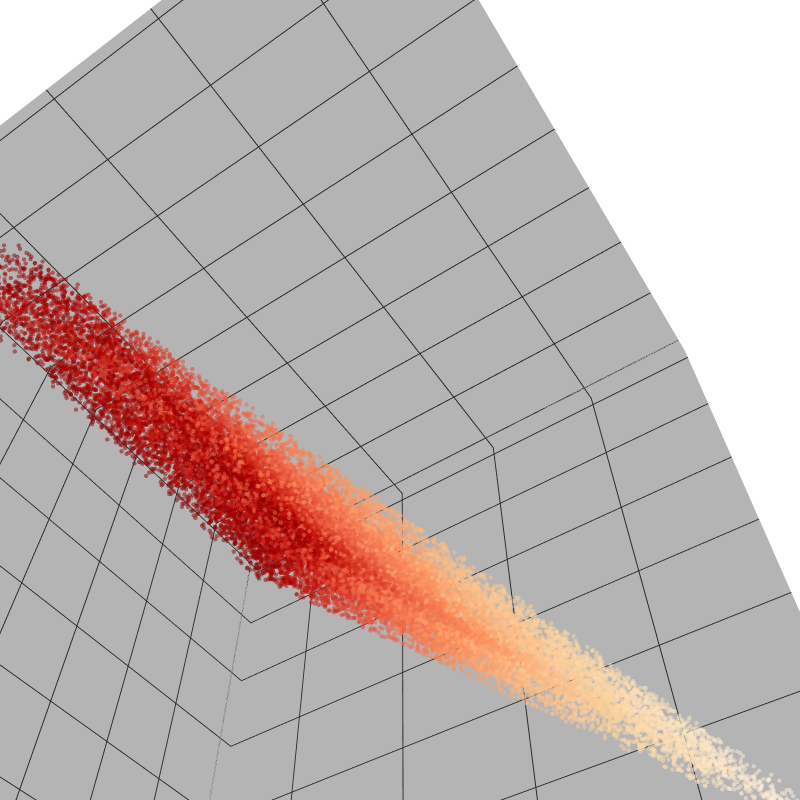

Notebook code cell kept with this figure:
### Code cell
# Step 2: create 3D visualization
# photemetric data first
trace = go.Scatter3d(
    x = X_p,
    y = Y_p,
    z = Z_p,
    mode = 'markers',
    marker = {
        'size'      : 1.5,
        'opacity'   : 0.5,
        'color'     : dist_photo.value,
        'colorscale': 'OrRd'
    }
)

data = [trace]

# set up the view point
camera = dict(
    up = dict(x = 0, y = 0, z = 1),
    center = dict(x = 0.2, y = 0, z = 0),
    eye = dict(x = 0.6, y = -0.6, z = -1.0)
)

# set up the plot scene
layout = go.Layout(
    scene = dict(
        xaxis = dict(title = 'X',
                     backgroundcolor = 'rgb(180,180,180)',
                     gridcolor = "rgb(40,40,40)"),
        yaxis = dict(title = 'Y',
                     backgroundcolor = 'rgb(180,180,180)',
                     gridcolor = "rgb(40,40,40)"),
        zaxis = dict(title = 'Z',
                     backgroundcolor = 'rgb(180,180,180)',
                     gridcolor = "rgb(40,40,40)"),
    ),
        scene_camera = camera,
        plot_bgcolor = 'white',
        paper_bgcolor = 'white',
        title = None,
        showlegend = False,
        width = 800,
        height = 800,
        autosize = False,
        margin = {'l':0, 'r':0, 'b':0, 't':0},
        dragmode = 'orbit'
)

# Draw the plot
plot_figure = go.Figure(data=data, layout=layout)
plot_figure.update_layout()

### Figure 1 — Plotly figure (JSON) as saved in the notebook; plotly's stock layout.template omitted (floating-point values rounded to 4 significant figures; data arrays with more than 128 entries replaced by an {"elided": "..."} marker saying what was removed)
{"data": [{"marker": {"color": {"elided": "23977 float values"}, "colorscale": [[0, "rgb(255,247,236)"], [0.125, "rgb(254,232,200)"], [0.25, "rgb(253,212,158)"], [0.375, "rgb(253,187,132)"], [0.5, "rgb(252,141,89)"], [0.625, "rgb(239,101,72)"], [0.75, "rgb(215,48,31)"], [0.875, "rgb(179,0,0)"], [1, "rgb(127,0,0)"]], "opacity": 0.5, "size": 1.5}, "mode": "markers", "type": "scatter3d", "x": {"elided": "23977 float values"}, "y": {"elided": "23977 float values"}, "z": {"elided": "23977 float values"}}], "layout": {"autosize": false, "dragmode": "orbit", "height": 800, "margin": {"b": 0, "l": 0, "r": 0, "t": 0}, "paper_bgcolor": "white", "plot_bgcolor": "white", "scene": {"camera": {"center": {"x": 0.2, "y": 0, "z": 0}, "eye": {"x": 0.6, "y": -0.6, "z": -1}, "up": {"x": 0, "y": 0, "z": 1}}, "xaxis": {"backgroundcolor": "rgb(180,180,180)", "gridcolor": "rgb(40,40,40)", "title": {"text": "X"}}, "yaxis": {"backgroundcolor": "rgb(180,180,180)", "gridcolor": "rgb(40,40,40)", "title": {"text": "Y"}}, "zaxis": {"backgroundcolor": "rgb(180,180,180)", "gridcolor": "rgb(40,40,40)", "title": {"text": "Z"}}}, "showlegend": false, "width": 800}}
